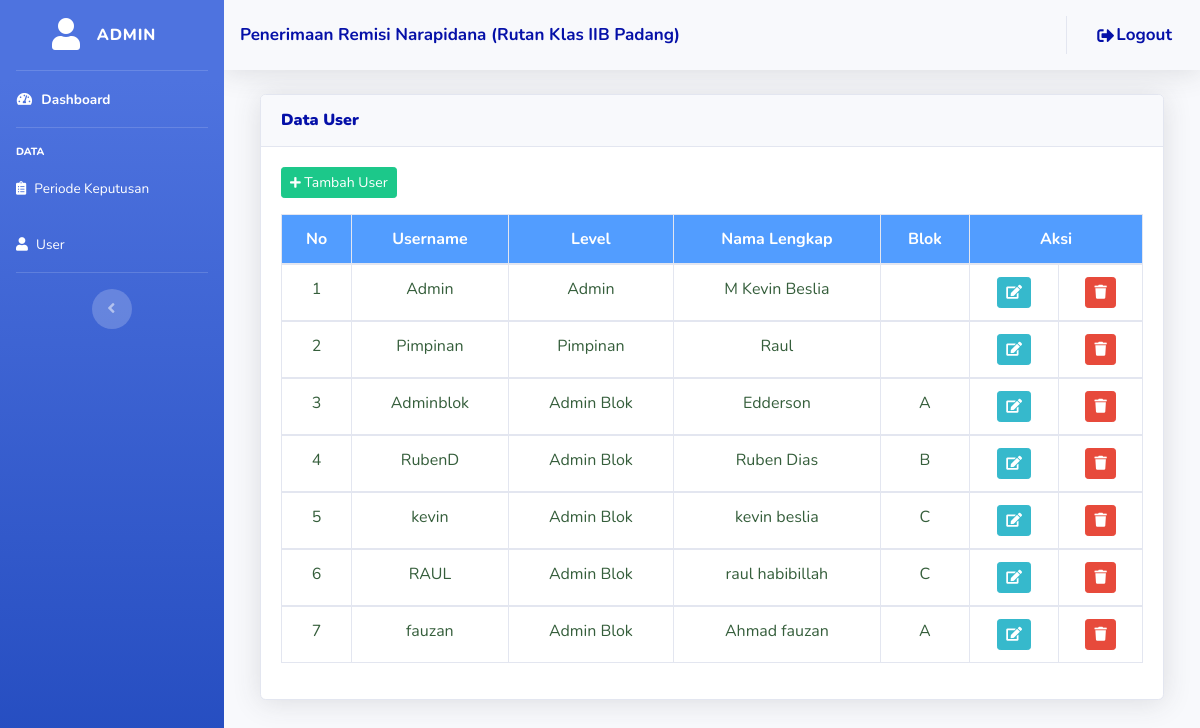
The page /admin/data_user.php (signed in) on the database its author committed.
### tables this page shows
CREATE TABLE `tbl_user` (
  `id` int(11) NOT NULL,
  `username` varchar(255) NOT NULL,
  `password` varchar(255) NOT NULL,
  `level` varchar(255) NOT NULL,
  `nama_lengkap` varchar(255) NOT NULL,
  `id_blok` int(11) DEFAULT NULL
);

CREATE TABLE `tbl_blok` (
  `id` int(11) NOT NULL,
  `blok` varchar(100) NOT NULL
);

### admin/data_user.php (the view, shortened to what this page needs)
<?php
	include ("style/header.php");
	include ("style/sidebarawal.php");
	$currentPage = isset($_GET['page']) ? intval($_GET['page']) : 1;
?>
<div class="container-fluid">
	<div class="col-lg-12">
		<div class="card shadow mt-3 mb-3">
			<div class="card-header py-3">
				<h6 class="m-0 font-weight-bold" style="color: #0510a8"><b>Data User</b>
			</div>
			<div class="card-body">
		<button class="btn btn-sm btn-success mb-3" data-toggle="modal" data-target="#tambah_bank"><i class="fas fa-plus fa-sm"></i> Tambah User</button>
        <div class="table-responsive">
				<table class="table table-bordered">
					<thead>
						<tr align="center" style="background-color: #529dff; color: #ffff">
							<th>No</th>
							<th>Username</th>
							<th>Level</th>
							<th>Nama Lengkap</th>
                            <th>Blok</th>
              <th colspan="2">Aksi</th>
						</tr>
					</thead>
					<?php
						include("../config/koneksi.php");
						$no=1;
						$sql = mysqli_query($konek, "SELECT tbl_user.id as user_id, tbl_user.username, tbl_user.password, tbl_user.level, tbl_user.nama_lengkap, tbl_blok.blok FROM tbl_user left join tbl_blok on tbl_user.id_blok=tbl_blok.id");
						while($array = mysqli_fetch_assoc($sql)){
                    ?>
					<tbody>
						<tr style="color: #355E3B" align="center">
							<td><?php echo $no++; ?></td>
							<td><?php echo $array['username']; ?></td>
							<td><?php echo $array['level']; ?></td>
							<td><?php echo $array['nama_lengkap']; ?></td>
                            <td><?php echo $array['blok']; ?></td>
              <td>
                <a href="edit_user.php?id=<?php echo $array['user_id']; ?>"><i class="btn btn-info btn-sm"><span class="fas fa-edit"></span></i></a>
              </td>
					<td align="center">
                <a href="hapus_user.php?id=<?php echo $array['user_id']; ?>&page=<?php echo $currentPage; ?>"><i class="btn btn-danger btn-sm" onclick="return confirm('Apakah Data User ini akan dihapus?')"><span class="fas fa-trash"></span></i></a></td>
						</tr>
					</tbody>
					<?php
					}
					?>
				</table>
      </div>
			</div>
</div>
		</div>
	</div>
</div>
<?php
	include ("style/footer.php");
?>

### rows shown on the page
tbl_user: username "Admin", level "Admin", nama_lengkap "M Kevin Beslia"
tbl_user: username "Pimpinan", level "Pimpinan", nama_lengkap "Raul"
tbl_user: username "Adminblok", level "Admin Blok", nama_lengkap "Edderson", id_blok.blok "A"
tbl_user: username "RubenD", level "Admin Blok", nama_lengkap "Ruben Dias", id_blok.blok "B"
tbl_user: username "kevin", level "Admin Blok", nama_lengkap "kevin beslia", id_blok.blok "C"
tbl_user: username "RAUL", level "Admin Blok", nama_lengkap "raul habibillah", id_blok.blok "C"
tbl_user: username "fauzan", level "Admin Blok", nama_lengkap "Ahmad fauzan", id_blok.blok "A"

### other values the page prints
$_SESSION['username'] "ADMIN"
